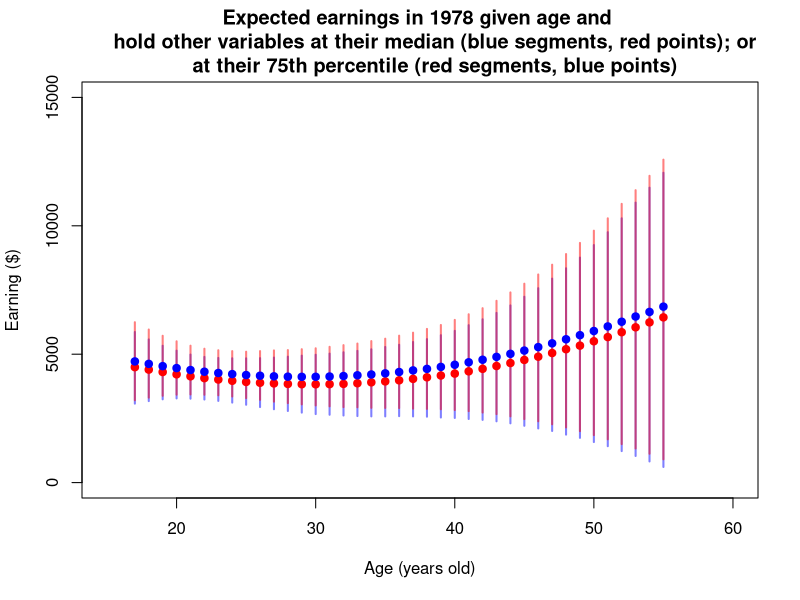
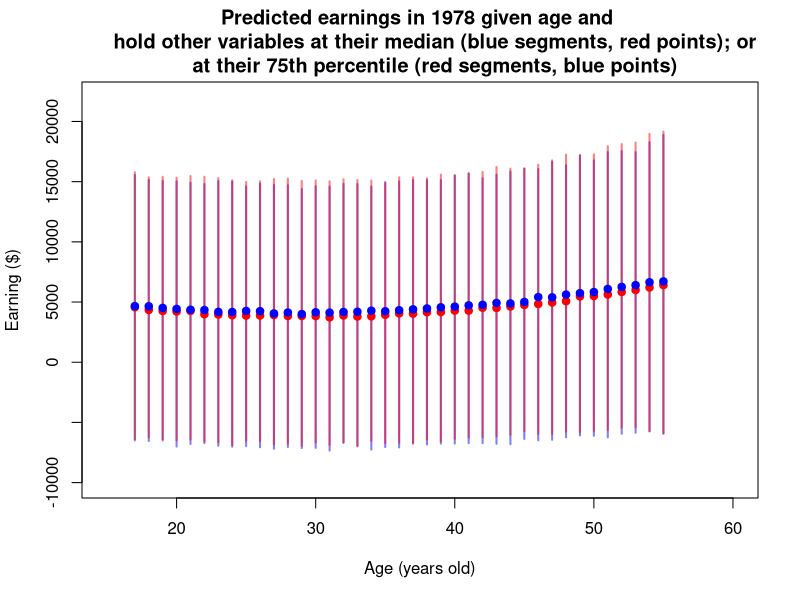

These charts were generated, in order, by the following R code:
library(arm)
data(lalonde)

head(lalonde)

set.seed(23022019)
data <- lalonde[lalonde$treat == 0, ]

lm.model.1 <- lm(re78 ~ age + educ + re74 + re75
          +  I(educ*re74) +   I(educ*re75) +  I(age*re74)
          +  I(age*re75) + I(age^2) +  I(re74*re75),  data = data)
summary(lm.model.1)
lm.model.1.sim <- sim(lm.model.1, n.sims = 10000)
  


########################
# Use median and compute expected values
median_edu <- median(data$educ)
median_re74 <- median(data$re74)
median_re75 <- median(data$re75)
plot(x = c(1:100), y = c(1:100), type = "n", 
     xlim = c(15,60), ylim = c(0,15000),
     main = "Expected earnings in 1978 given age and 
     hold other variables at their median (blue segments, red points); or
     at their 75th percentile (red segments, blue points)",
     xlab = "Age (years old)",
     ylab = "Earning ($)")

expected_value_atmedian_store <- matrix(, nrow = 3, ncol = 39)
rownames(expected_value_atmedian_store) <- c("lower 95% quantile", "median", "upper 95% quantile")
colnames(expected_value_atmedian_store) <- c(17:55)

for (age in 17:55) {
  storage <- c()
  for (i in 1:10000) {
    # plug the data the linear regression coefficients
    storage <- c(storage, sum(coef(lm.model.1.sim)[i, ]*c(1, age, median_edu, median_re74, median_re75, 
                                                     median_edu*median_re74, median_edu*median_re75,
                                                     age*median_re74, age*median_re75, age^2, 
                                                     median_re74*median_re75)))
  }
  
  expected_value_atmedian_store[, age - 16] <- c(quantile(storage, 0.025),
                                median(storage), 
                                quantile(storage, 0.975))
  
  segments(
    x0 = age,
    y0 = quantile(storage, 0.025),
    x1 = age,
    y1 = quantile(storage, 0.975),
    lwd = 2,
    col = rgb(0,0,1,.5))
  points(age, median(storage), col = "red", pch = 19)
}

########################
# Use 75 quartile and compute expected values

expected_value_at75_store <- matrix(, nrow = 3, ncol = 39)
rownames(expected_value_at75_store) <- c("lower 95% quantile", "median", "upper 95% quantile")
colnames(expected_value_at75_store) <- c(17:55)

quantile_edu <- quantile(data$educ, 0.75)
quantile_re74 <- quantile(data$re74, 0.75)
quantile_re75 <- quantile(data$re75, 0.75)


for (age in 17:55) {
  storage <- c()
  for (i in 1:10000) {
    # plug the data the linear regression coefficients
    storage <- c(storage, sum(coef(lm.model.1.sim)[i, ]*c(1, age, quantile_edu, quantile_re74, quantile_re75, 
                                                          quantile_edu*quantile_re74, quantile_edu*quantile_re75,
                                                          age*quantile_re74, age*quantile_re75, age^2, 
                                                          quantile_re74*quantile_re75)))
  }
  
  expected_value_at75_store[, age - 16] <- c(quantile(storage, 0.025),
                                                 median(storage), 
                                                 quantile(storage, 0.975))
  
  segments(
    x0 = age,
    y0 = quantile(storage, 0.025),
    x1 = age,
    y1 = quantile(storage, 0.975),
    lwd = 2,
    col = rgb(1,0,0,.5))
  points(age, median(storage), col= "blue", pch = 19)
}

########################
#predicted values at median
predicted_value_atmedian_store <- matrix(, nrow = 3, ncol = 39)
rownames(predicted_value_atmedian_store) <- c("lower 95% quantile", "median", "upper 95% quantile")
colnames(predicted_value_atmedian_store) <- c(17:55)

plot(x = c(1:100), y = c(1:100), type = "n", 
     xlim = c(15,60), ylim = c(-10000,22000),
     main = "Predicted earnings in 1978 given age and 
     hold other variables at their median (blue segments, red points); or
     at their 75th percentile (red segments, blue points)",
     xlab = "Age (years old)",
     ylab = "Earning ($)")

for (age in 17:55) {
  storage <- c()
  for (i in 1:10000) {
    # plug the data the linear regression coefficients
    storage <- c(storage, sum(coef(lm.model.1.sim)[i, ]*c(1, age, median_edu, median_re74, median_re75, 
                                                          median_edu*median_re74, median_edu*median_re75,
                                                          age*median_re74, age*median_re75, age^2, 
                                                          median_re74*median_re75))
                              + rnorm(1, mean = 0, sd = lm.model.1.sim@sigma[i]))
  }
  
  predicted_value_atmedian_store[, age - 16] <- c(quantile(storage, 0.025),
                                                 median(storage), 
                                                 quantile(storage, 0.975))
  
  
  segments(
    x0 = age,
    y0 = quantile(storage, 0.025),
    x1 = age,
    y1 = quantile(storage, 0.975),
    lwd = 2,
    col = rgb(0,0,1,.5))
  points(age, median(storage), col = "red", pch = 19)
}

########################
# predicted values at 75% quantile
predicted_value_at75_store <- matrix(, nrow = 3, ncol = 39)
rownames(predicted_value_at75_store) <- c("lower 95% quantile", "median", "upper 95% quantile")
colnames(predicted_value_at75_store) <- c(17:55)


for (age in 17:55) {
  storage <- c()
  for (i in 1:10000) {
    # plug the data the linear regression coefficients
    storage <- c(storage, sum(coef(lm.model.1.sim)[i, ]*c(1, age, quantile_edu, quantile_re74, quantile_re75, 
                                                          quantile_edu*quantile_re74, quantile_edu*quantile_re75,
                                                          age*quantile_re74, age*quantile_re75, age^2,
                                                          quantile_re74*quantile_re75))
                 + rnorm(1, mean = 0, sd = lm.model.1.sim@sigma[i]))
  }
  
  predicted_value_at75_store[, age - 16] <- c(quantile(storage, 0.025),
                                                  median(storage), 
                                                  quantile(storage, 0.975))
  
  segments(
    x0 = age,
    y0 = quantile(storage, 0.025),
    x1 = age,
    y1 = quantile(storage, 0.975),
    lwd = 2,
    col = rgb(1,0,0,.5))
  points(age, median(storage), col= "blue", pch = 19)
}
